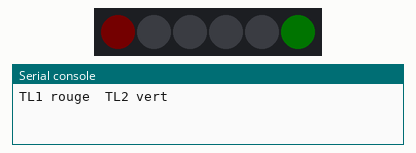
Recording of a program running on a simulated Raspberry Pi Pico running MicroPython. On the bench: 6 RGB LEDs in strip order, left to right, the last lines printed to the serial console. Dim RGB values are drawn brighter than linear; library files of the repository ran but are not shown: neopixel.py.

Above: at 0.1 s.
At 3.1 s:
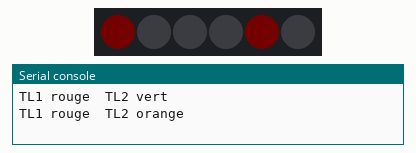
At 9.1 s:
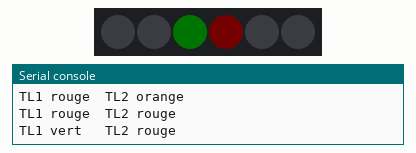
At 12.1 s:
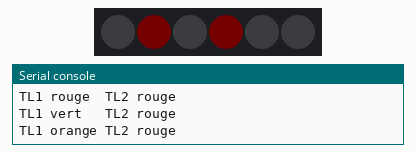
At 15.1 s:
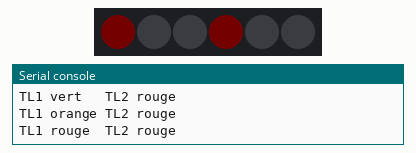
Timing chart, 0 to 40.0 s (numbered marks = the images above):
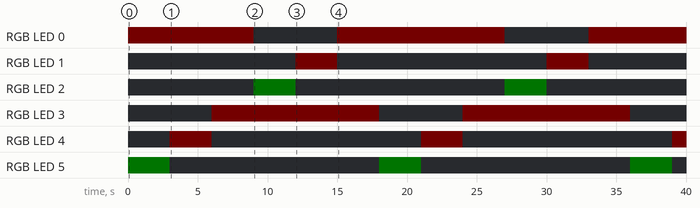

The program:

main.py
```python
""" Basic traffic light test with Neopixel lib (use Pico state machine). """

import rp2
import uasyncio as aio
from lib.neopixel import Neopixel


# some const
PIX_MACHINE_ID = 0
PIX_PIN = 17
PIX_NB = 6
RED = 1
ORANGE = 2
GREEN = 3
DEBUG_STATE = {RED: 'rouge',
               ORANGE: 'orange',
               GREEN: 'vert'}
RGB_OFF = (0, 0, 0)
RGB_RED = (10, 0, 0)
RGB_ORANGE = (10, 5, 0)
RGB_GREEN = (0, 10, 0)
TL_STEPS = [(3.0, RED, GREEN),
            (3.0, RED, ORANGE),
            (3.0, RED, RED),
            (3.0, GREEN, RED),
            (3.0, ORANGE, RED),
            (3.0, RED, RED)]


# define tasks
async def tl_task():
    # init pixels
    pix = Neopixel(num_leds=PIX_NB, state_machine=PIX_MACHINE_ID, pin=PIX_PIN, mode='GRB')
    pix.brightness(255 // 10)
    # task loop
    while True:
        for (seq_delay, st_tl1, st_tl2) in TL_STEPS:
            # debug
            print(f'TL1 {DEBUG_STATE.get(st_tl1):6} TL2 {DEBUG_STATE.get(st_tl2):6}')
            # update LEDs status
            pix.set_pixel(0, RGB_RED if st_tl1 == RED else RGB_OFF)
            pix.set_pixel(1, RGB_ORANGE if st_tl1 == ORANGE else RGB_OFF)
            pix.set_pixel(2, RGB_GREEN if st_tl1 == GREEN else RGB_OFF)
            pix.set_pixel(3, RGB_RED if st_tl2 == RED else RGB_OFF)
            pix.set_pixel(4, RGB_ORANGE if st_tl2 == ORANGE else RGB_OFF)
            pix.set_pixel(5, RGB_GREEN if st_tl2 == GREEN else RGB_OFF)
            pix.show()
            # wait next step
            await aio.sleep(seq_delay)


if __name__ == '__main__':
    # ensure program is remove from state machine on rerun (avoid OSError: ENOMEM)
    rp2.PIO(PIX_MACHINE_ID).remove_program()
    # create asyncio task and run it
    loop = aio.get_event_loop()
    loop.create_task(tl_task())
    loop.run_forever()
```

Measured:
- by itself, RGB LED 0: goes RGB(1, 0, 0) 9.0 s, off 6.0 s, RGB(1, 0, 0) 12.0 s, off 6.0 s, then RGB(1, 0, 0)
- by itself, RGB LED 1, RGB LED 4: alternates RGB(1, 0, 0) for 3.0 s and off for 15.0 s
- by itself, RGB LED 2, RGB LED 5: alternates RGB(0, 1, 0) for 3.0 s and off for 15.0 s
- by itself, RGB LED 3: alternates RGB(1, 0, 0) for 12.0 s and off for 6.0 s
- what the display in image 0 shows lasts 3.0 s, from 0.0 s to 3.0 s
